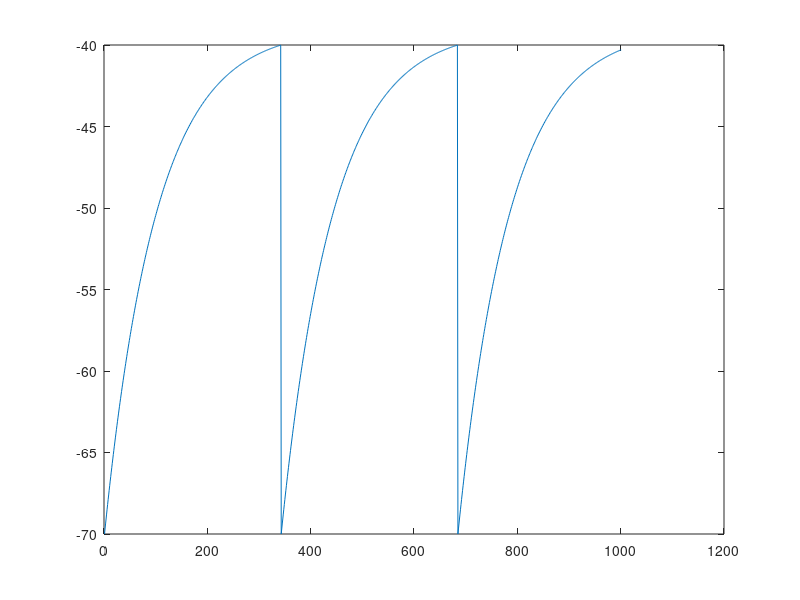
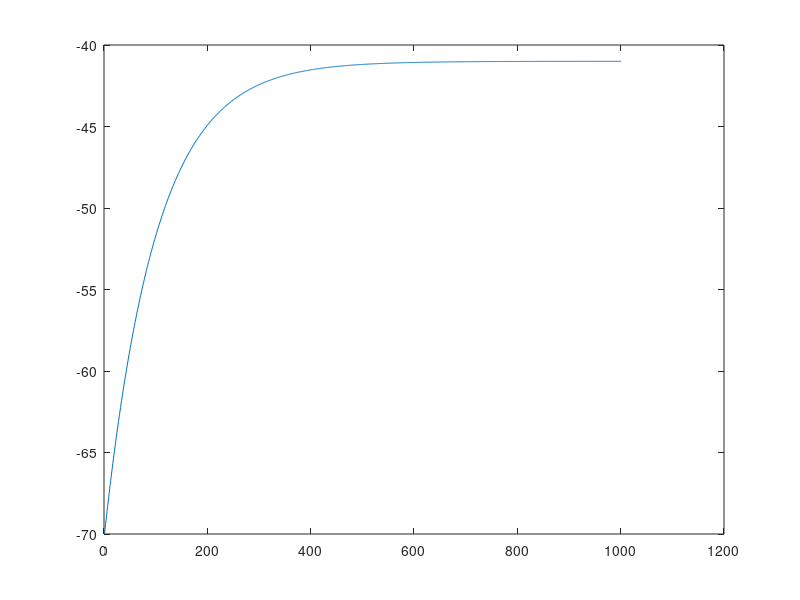
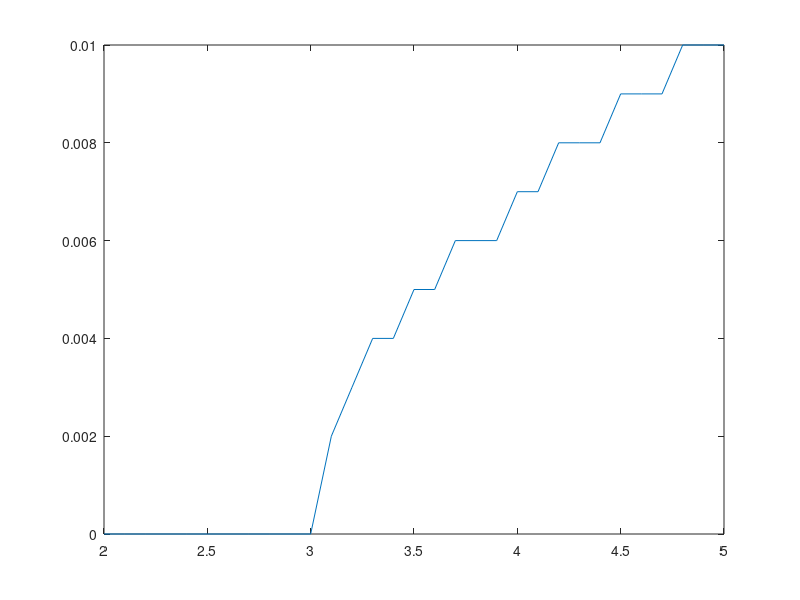

These charts were generated, in order, by the following MATLAB code:
%% QU 1

tau_m = 10; %ms
V_rest = -70; %mV
V_thresh = -40; %mV
R_m = 10; %MOhm
dt = 1; %ms
T = 1000; %ms
G = 1/R_m;

t = 0:dt:T;
steps = T/dt;

%%
I = 3.1; %nA
V = V_rest*ones(1,steps+1);

for j = 1:steps
    V(j+1) = V(j) + (1/tau_m)*dt*(I - G*(V(j)-V_rest));
    if V(j+1) >= V_thresh
        V(j+1) = V_rest;
    end        
end

figure()
plot(V)

%%
I = 2.9; %nA
V = V_rest*ones(1,steps+1);

for j = 1:steps
    V(j+1) = V(j) + (1/tau_m)*dt*(I - G*(V(j)-V_rest));
    if V(j+1) >= V_thresh
        V(j+1) = V_rest;
    end        
end

figure()
plot(V)

%%
I_trials = 2:0.1:5;
n_trials = length(I_trials);
V_trials = V_rest*ones(n_trials, steps+1); % nb trials x duration
spike_counts = zeros(1, n_trials);

for k = 1:n_trials
    I = I_trials(k);
    for j = 1:steps
        V_trials(k,j+1) = V_trials(k,j) + (1/tau_m)*dt*(I - G*(V_trials(k,j)-V_rest));
        if V_trials(k,j+1) >= V_thresh
            V_trials(k,j+1) = V_rest;
            spike_counts(k) = spike_counts(k) + 1;
        end            
    end
end

rates = spike_counts/T;
%%
figure()
plot(I_trials, rates)